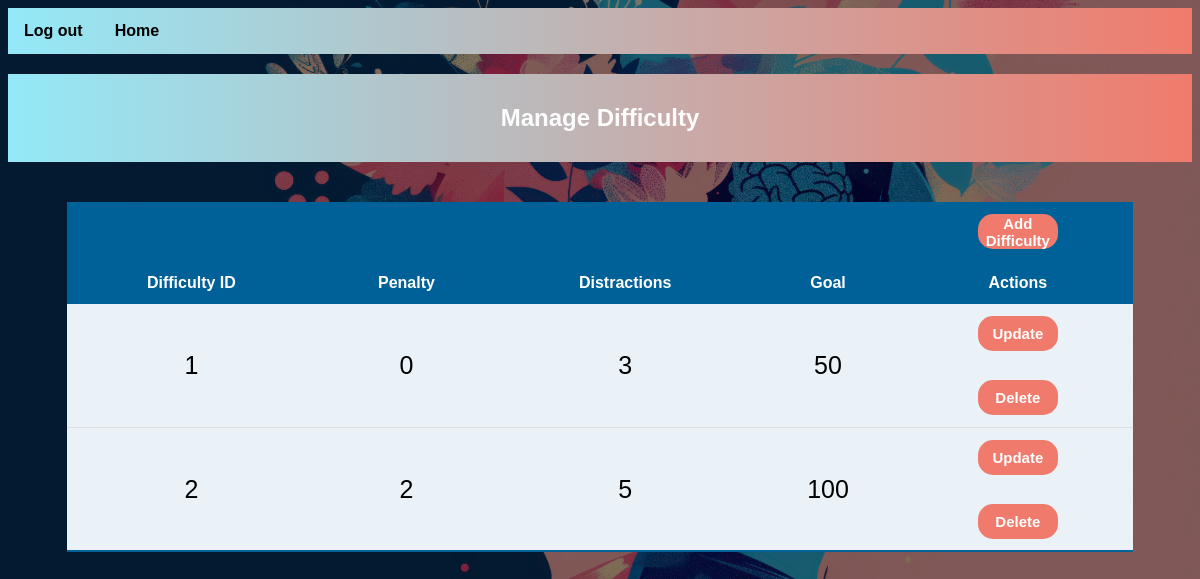
/viewDifficulty.php, run on an earlier commit of the app's database.
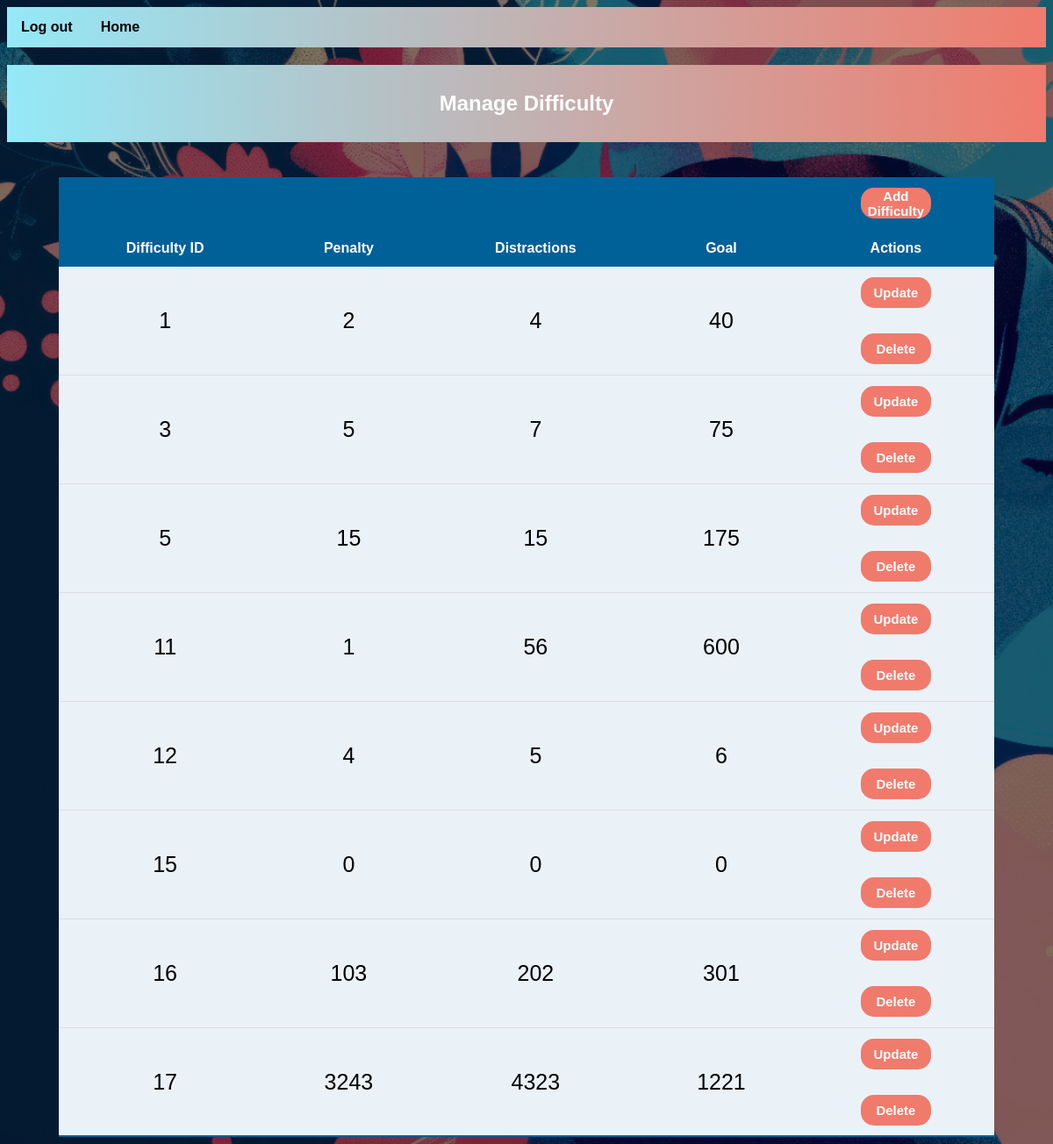
And on a later commit of the database.
### tables this page shows
CREATE TABLE `difficulty` (
  `difficultyID` int(11) NOT NULL,
  `penalty` int(2) NOT NULL,
  `maxDistractions` int(2) NOT NULL,
  `goal` int(7) NOT NULL
);

### viewDifficulty.php (the view, shortened to what this page needs)
<?php
    include 'dbconn.php';
    $sql = "SELECT * FROM difficulty";
    $result = mysqli_query($conn,$sql);
?>
<!DOCTYPE html>
<html>
    <head>
        <ul>
            <li><a href="index.php">Log out</a></li>
            <li><a href="home.php">Home</a></li>
        </ul>
        <link rel="stylesheet" href="style.css">
    </head>
    <body>
        <div class="difficulty">
            <h2>Manage Difficulty</h2>
            <table class="tableStyle">
                <thead>
                    <tr>
                        <th></th>
                        <th></th>
                        <th></th>
                        <th></th>
                        <th>
                            <form method='post' action='addDifficultyForm.php'>
                                <button type='submit'>
                                    Add Difficulty
                                </button>
                            </form>
                        </th>
                    </tr>
                    <tr>
                        <th> Difficulty ID </th>
                        <th> Penalty </th>
                        <th> Distractions </th>
                        <th> Goal </th>
                        <th> Actions </th>
                    </tr>
                </thead>
                <tbody>
                    <?php
                        if (mysqli_num_rows($result) > 0) {
                            while ($row = mysqli_fetch_assoc($result)) {
                                echo "<tr>";
                                    echo "<td>" . $row["difficultyID"] . "</td>";
                                    echo "<td>" . $row["penalty"] . "</td>";
                                    echo "<td>" . $row["maxDistractions"] . "</td>";
                                    echo "<td>" . $row["goal"] . "</td>";
                                    echo "<td>
                                            <form method='post' action='editDifficultyForm.php'>
                                                <input type = 'hidden' name = 'difficultyID' value = '". $row['difficultyID']. "'/>
                                                <input type = 'hidden' name = 'penalty' value = '". $row['penalty']. "'/>
                                                <input type = 'hidden' name = 'maxDistractions' value = '". $row['maxDistractions']. "'/>
                                                <input type = 'hidden' name = 'goal' value = '". $row['goal']. "'/>
                                                <button type='submit'>Update</button>
                                            </form>
                                            <br>
                                            <form method='post' action='deleteDifficulty.php'>
                                                <input type = 'hidden' name = 'difficultyID' value = '". $row['difficultyID']. "'/>
                                                <input type = 'hidden' name = 'penalty' value = '". $row['penalty']. "'/>
                                                <input type = 'hidden' name = 'maxDistractions' value = '". $row['maxDistractions']. "'/>
                                                <input type = 'hidden' name = 'goal' value = '". $row['goal']. "'/>
                                                <button type='submit'>Delete</button>
                                            </form>
                                        </td>";
                                echo "<tr>";
                            }
                        } else {
                            echo "<tr><td>No records.</td></tr>";
                        }
                    ?>
                </tbody>
            </table>
        </div>
    </body>
</html>

### style.css (style rules this page uses)
:root { --customWhite: #fdfdfd; --lightBrown: #f5e4c4; --lightOrange: #f07b6c; --lightGreen: #94e9f8; --green: #58acd3; --darkGreen: #006098; --shadowGreen: #162a55; --gradientBG: linear-gradient(to right, var(--lightGreen), var(--lightOrange)); --heading: 'Trebuchet MS', sans-serif; --body: 'Helvetica', sans-serif; }
body { background-color: var(--customWhite); align-content: center; background-image: url('assets/bgImg.jpg'); background-size: cover; background-position: top center; background-repeat: no-repeat; }
body::after { content: ''; position: absolute; top: 0; right: 0; left: 0; bottom: 0; background-color: rgba(0, 0, 0, 0.5); z-index: -1; }
h2 { text-align: center; font-family: var(--heading); color: var(--customWhite); background: var(--gradientBG); padding-top: 30px; padding-bottom: 30px; margin-bottom: 0; margin-left: auto; margin-right: auto; }
button { font-size: 15px; font-weight: bold; color: var(--customWhite); width: 80px; height: 35px; border-radius: 15px; border: none; background-color: var(--lightOrange); transition-duration: 0.2s; }
a { color: black; text-decoration: none; }
ul { list-style-type: none; margin: 0; padding: 0; overflow: hidden; background: var(--gradientBG); }
li { float: left; }
li a { display: block; font-family: Arial; font-weight: bold; text-align: center; padding: 14px 16px; transition-duration: 0.2s; }
.tableStyle { width: 90%; border-collapse: collapse; font-family: var(--body); font-size: 16px; text-align: center; margin-top: 40px; margin-left: auto; margin-right: auto; }
.tableStyle th, .tableStyle td { padding: 12px 15px; }
.tableStyle thead tr { background-color: var(--darkGreen); color: #ffffff; font-weight: bold; }
.tableStyle tbody tr { border-bottom: 1px solid #dddddd; font-size: 25px; }
.tableStyle tbody tr:nth-of-type(even) { background-color: #f3f3f3; }
.tableStyle tbody tr:nth-of-type(odd) { background-color: #eaf2f8; }

What changed in the data, as far as the page shows it:
removed difficulty: difficultyID "2", penalty "2", maxDistractions "5", goal "100"
changed difficulty id 1: penalty "0" → "2"; maxDistractions "3" → "4"; goal "50" → "40"
added difficulty: difficultyID "3", penalty "5", maxDistractions "7", goal "75"
added difficulty: difficultyID "5", penalty "15", maxDistractions "15", goal "175"
added difficulty: difficultyID "11", penalty "1", maxDistractions "56", goal "600"
added difficulty: difficultyID "12", penalty "4", maxDistractions "5", goal "6"
added difficulty: difficultyID "15", penalty "0", maxDistractions "0", goal "0"
added difficulty: difficultyID "16", penalty "103", maxDistractions "202", goal "301"
added difficulty: difficultyID "17", penalty "3243", maxDistractions "4323", goal "1221"
